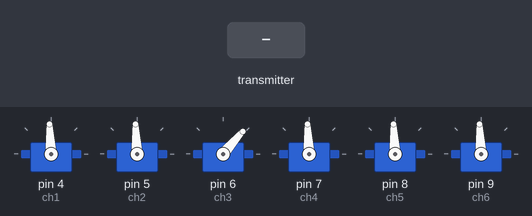
Simulated run of this sketch. Board: Arduino Uno, built with avr-gcc and run on an emulated ATmega328P. Shown: 6 × servo. The inputs (shaded band) are chosen by the test bench. No radio packets arrive unless stated.

Above: at 1.2 s.
1.3 s: the transmitter starts sending throttle = 64
At 2.0 s:
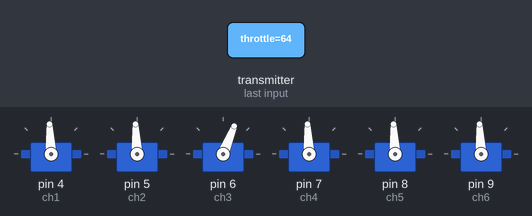
2.8 s: the transmitter starts sending pitch = 0
At 3.1 s:
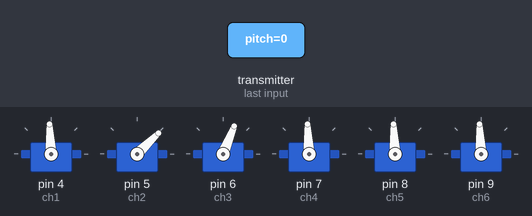
4.3 s: the transmitter starts sending roll = 0
At 5.5 s:
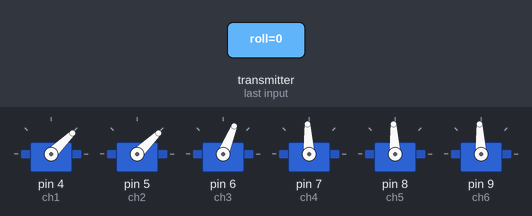
5.8 s: the transmitter starts sending yaw = 0
At 6.6 s:
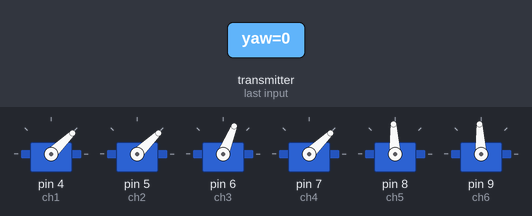
7.3 s: the transmitter starts sending aux1 = 0
At 7.7 s:
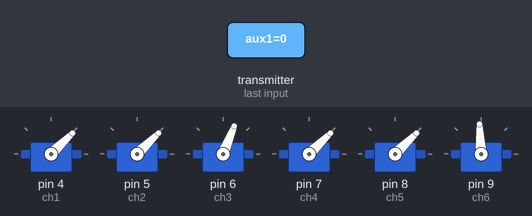
8.8 s: the transmitter starts sending aux2 = 0
At 10.1 s:
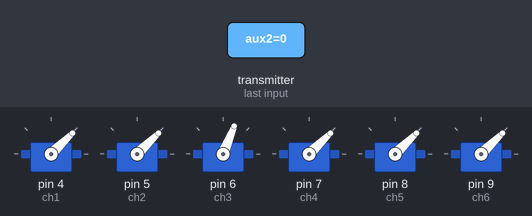
Timing chart, 0 to 11.3 s (numbered marks = the images above; inputs shaded):
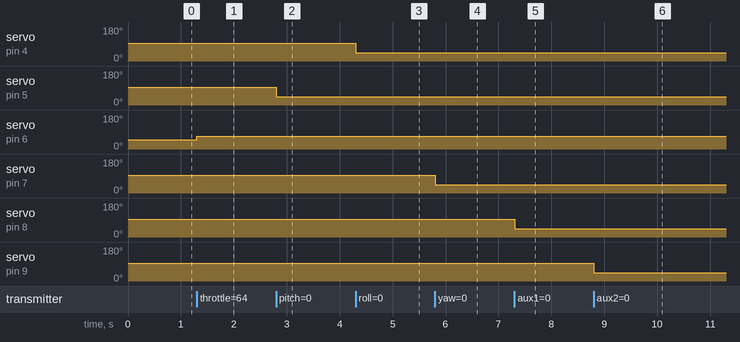

The sketch:

receiver_test.ino
```cpp
#include <SPI.h>
#include <nRF24L01.h>
#include <RF24.h>
#include <Servo.h>

int ch_width_1 = 0;
int ch_width_2 = 0;
int ch_width_3 = 0;
int ch_width_4 = 0;
int ch_width_5 = 0;
int ch_width_6 = 0;
Servo ch1;
Servo ch2;
Servo ch3;
Servo ch4;
Servo ch5;
Servo ch6;
struct Data_Package {
byte throttle;
byte pitch;
byte roll;
byte yaw;
byte aux1;
byte aux2;
};

Data_Package data;
const uint64_t my_radio_pipe = 0xE8E8F0F0E1LL;
RF24 radio(3, 2);

void ResetData()
{
data.roll = 127;
data.pitch = 127;
data.throttle = 12;
data.yaw = 127;
data.aux1 = 127;
data.aux2 = 127;
}
void setup()
{

  ch1.attach(4);
  ch2.attach(5);
  ch3.attach(6);
  ch4.attach(7);
  ch5.attach(8);
  ch6.attach(9);

  ResetData();
  radio.begin();
  radio.openReadingPipe(0,my_radio_pipe);
  radio.setAutoAck(false);
  radio.setDataRate(RF24_250KBPS);
  radio.setPALevel(RF24_PA_HIGH);
  radio.startListening();
  pinMode(6,OUTPUT);
}
unsigned long lastRecvTime = 0;
void recvData()
{
while ( radio.available() ) {
radio.read(&data, sizeof(Data_Package));
lastRecvTime = millis();
}
}
void loop()
{
recvData();
unsigned long now = millis();
if ( now - lastRecvTime > 1000 ) {
ResetData();
}
ch_width_4 = map(data.yaw,      0, 255, 1000, 2000);
ch_width_2 = map(data.pitch,    0, 255, 1000, 2000);
ch_width_3 = map(data.throttle, 0, 255, 1000, 2000);
ch_width_1 = map(data.roll,     0, 255, 1000, 2000);
ch_width_5 = map(data.aux1,     0, 255, 1000, 2000);
ch_width_6 = map(data.aux2,     0, 255, 1000, 2000);

ch1.writeMicroseconds(ch_width_1);
ch2.writeMicroseconds(ch_width_2);
ch3.writeMicroseconds(ch_width_3);
ch4.writeMicroseconds(ch_width_4);
ch5.writeMicroseconds(ch_width_5);
ch6.writeMicroseconds(ch_width_6);
}
```

Measured:
- after the input at 1.3 s, servo on pin 6 (ch3): 49° → 68° at once
- after the input at 2.8 s, servo on pin 5 (ch2): 93° → 44° at once
- after the input at 4.3 s, servo on pin 4 (ch1): 93° → 44° at once
- after the input at 5.8 s, servo on pin 7 (ch4): 93° → 44° at once
- after the input at 7.3 s, servo on pin 8 (ch5): 93° → 44° at once
- after the input at 8.8 s, servo on pin 9 (ch6): 93° → 44° at once
